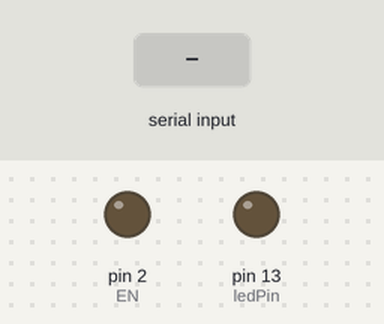
A sketch run on a simulated Arduino Uno, built with avr-gcc and run on an emulated ATmega328P. On the bench: output pins drawn as LEDs (lit = HIGH). The inputs (shaded band) are chosen by the test bench.

Above: at 1.2 s.
1.3 s: byte 65 ('A') received over Serial
At 1.7 s:
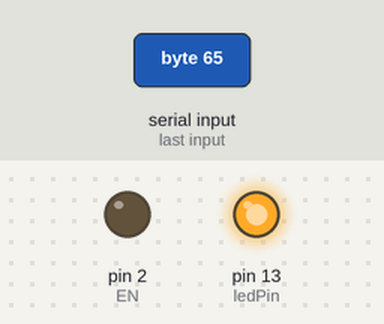
Timing chart, 0 to 4.3 s (numbered marks = the images above; inputs shaded):
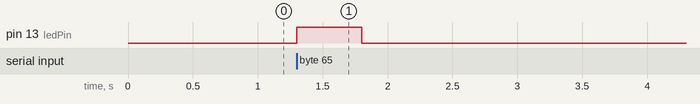

Measured:
- after the input at 1.3 s, pin 13 (ledPin): LOW → HIGH at once, → LOW 0.50 s later

The sketch:

RS485ReceivingDataFreeRTOS2.ino
```cpp
// RS485ReceivingDataFreeRTOS2
// Changing to use FreeRTOS directly without frt.
// Now attempt to control the flashing from the input received.
// instead of task management using TaskManagerIO
// DFR0219 example code to receive data
////////////////////////////////////////////////////////////////////////////////////
// PSEUDOCODE
// Set TASK_off
// WHILE TASK_off IF data_available THEN IF value == 'A' THEN switch_on & set TASK_on
// switch_on: turn LED on and schedule switch_off in 500 milliseconds
// switch_off: turn LED off and set TASK_off
///////////////////////////////////////////////////////////////////////////////////
// This needs work to sort out how to schedule the tasks.
// I have made separate tasks SwitchTask and ReceiveTask.
// The idea is that ReceiveTask will run all the time at priority 1.
// It will turn on SwitchTask at priority 2 as needed.
// This task controls the timeing of the switches on and off.
// This works for the first three or four switches and then the LED switches
// on and off more quickly. Using a mutex around Task_State does not change things.
///////////////////////////////////////////////////////////////////////////////////
// This is now translated to use the FreeRTOS interface
// As a first case this always flashes.
//////////////////////////////////////////////////////////////////////////////////

#include <Arduino_FreeRTOS.h>

int EN = 2;  // RS485 enable/disable pin for Rx/Tx
// High to transmit, low to receive.
int ledPin = 13;
int value;

enum { LED_off, LED_on } Led_State;

enum { TASK_off, TASK_on} Task_State;

void TaskSwitch  (void *pvParameters);
void TaskReceive (void *pvParameters);

void setup() {
  // put your setup code here, to run once:
  pinMode(EN, OUTPUT);
  Serial.begin(115200);
  pinMode(ledPin, OUTPUT);
  digitalWrite(ledPin, LOW);
  Led_State = LED_off;
  Task_State = TASK_off;
  //xTaskCreate(TaskSwitch, "Switch", 128, NULL, 2, NULL);
  xTaskCreate(TaskReceive, "Receive", 128, NULL, 1, NULL);
}

void loop() {
  // put your main code here, to run repeatedly:
}

void switch_off() {
  digitalWrite(ledPin, LOW);
  Led_State = LED_off;
}

void switch_on() {
  digitalWrite(ledPin, HIGH);
  Led_State = LED_on;
}

void TaskSwitch(void *pvParameters)
{
  (void) pvParameters;
  // Convert the task to one that only runs once.
  //for (;;)
  //{
    switch_on();
  	vTaskDelay(500 / portTICK_PERIOD_MS );
    switch_off();
  	//vTaskDelay(500 / portTICK_PERIOD_MS );
  //}
    // This deletes the task.
    vTaskDelete(NULL);
}

void TaskReceive(void *pvParameters)
{
  for (;;)
  {
    digitalWrite(EN, LOW); // Enable receiving data
    if (Task_State == TASK_off) {
      value = Serial.read();
      if (-1 != value) {
        if ('A' == value) {
          Task_State = TASK_on;
          xTaskCreate(TaskSwitch, "Switch", 128, NULL, 2, NULL);
   	      vTaskDelay(500 / portTICK_PERIOD_MS );
          Task_State = TASK_off;
        }
      }
    }
  }
}
```
